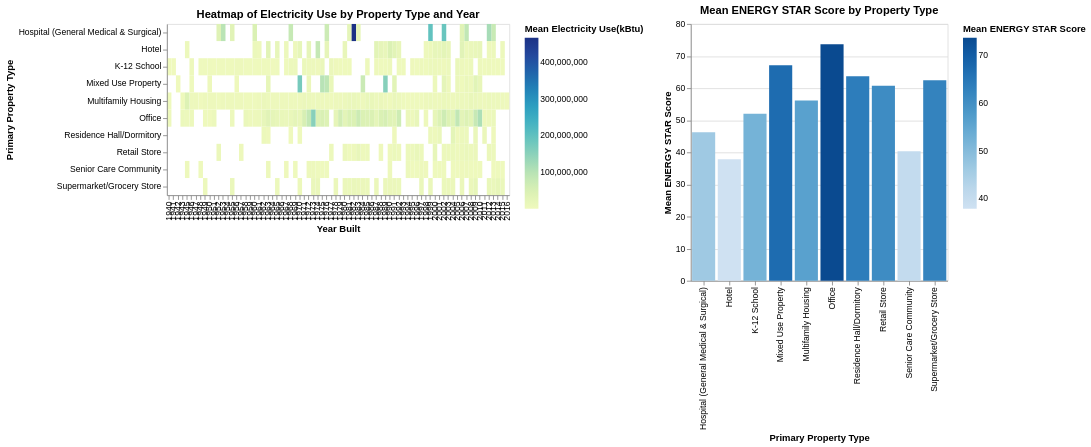

Notebook cell for this chart:
### Code cell
chart = alt.HConcatChart(hconcat=[chart1,chart2]).resolve_scale(color='independent')
chart

### Figure 1 — Vega-Lite specification as saved in the notebook (floating-point values rounded to 4 significant figures; data arrays with more than 128 entries replaced by an {"elided": "..."} marker saying what was removed)
{"config": {"view": {"continuousWidth": 300, "continuousHeight": 300}}, "hconcat": [{"mark": {"type": "rect"}, "encoding": {"color": {"aggregate": "mean", "field": "Electricity Use (kBtu)", "title": "Mean Electricity Use(kBtu)", "type": "quantitative"}, "x": {"field": "Year Built", "type": "ordinal"}, "y": {"field": "Primary Property Type", "type": "ordinal"}}, "height": 200, "name": "view_6", "title": "Heatmap of Electricity Use by Property Type and Year", "transform": [{"filter": {"param": "param_3"}}], "width": 400}, {"mark": {"type": "bar"}, "encoding": {"color": {"aggregate": "mean", "field": "ENERGY STAR Score", "title": "Mean ENERGY STAR Score", "type": "quantitative"}, "x": {"field": "Primary Property Type", "type": "ordinal"}, "y": {"aggregate": "mean", "field": "ENERGY STAR Score", "title": "Mean ENERGY STAR Score", "type": "quantitative"}}, "title": "Mean ENERGY STAR Score by Property Type", "transform": [{"filter": {"param": "param_1"}}, {"filter": {"param": "param_3"}}], "width": 300}], "data": {"name": "data-7526cb1cd4331af5eb95032b2487b5f8"}, "params": [{"name": "param_1", "select": {"type": "interval", "encodings": ["x", "y"]}, "views": ["view_6"]}, {"name": "param_3", "select": {"type": "point", "fields": ["Year Built"]}, "bind": {"input": "select", "options": {"elided": "139 float values"}}, "views": ["view_6"]}], "resolve": {"scale": {"color": "independent"}}, "$schema": "https://vega.github.io/schema/vega-lite/v5.8.0.json", "datasets": {"data-7526cb1cd4331af5eb95032b2487b5f8": {"elided": "1581 records"}}}
